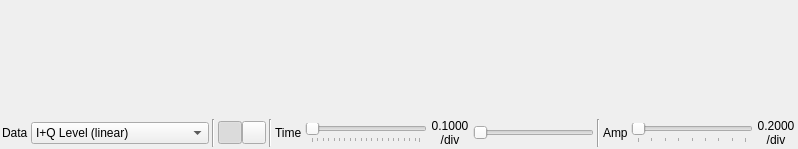
<?xml version="1.0" encoding="UTF-8"?>
<ui version="4.0">
 <class>ScopeWindow</class>
 <widget class="QWidget" name="ScopeWindow">
  <property name="geometry">
   <rect>
    <x>0</x>
    <y>0</y>
    <width>798</width>
    <height>149</height>
   </rect>
  </property>
  <property name="windowTitle">
   <string>Oscilloscope</string>
  </property>
  <layout class="QVBoxLayout" name="verticalLayout">
   <property name="spacing">
    <number>3</number>
   </property>
   <property name="margin">
    <number>0</number>
   </property>
   <item>
    <widget class="GLScope" name="scope" native="true">
     <property name="sizePolicy">
      <sizepolicy hsizetype="Expanding" vsizetype="Expanding">
       <horstretch>0</horstretch>
       <verstretch>0</verstretch>
      </sizepolicy>
     </property>
     <property name="minimumSize">
      <size>
       <width>32</width>
       <height>32</height>
      </size>
     </property>
    </widget>
   </item>
   <item>
    <layout class="QHBoxLayout" name="horizontalLayout">
     <property name="spacing">
      <number>3</number>
     </property>
     <property name="margin">
      <number>2</number>
     </property>
     <item>
      <widget class="QLabel" name="label">
       <property name="text">
        <string>Data</string>
       </property>
      </widget>
     </item>
     <item>
      <widget class="QComboBox" name="displayMode">
       <property name="sizePolicy">
        <sizepolicy hsizetype="Minimum" vsizetype="Fixed">
         <horstretch>0</horstretch>
         <verstretch>0</verstretch>
        </sizepolicy>
       </property>
       <property name="sizeAdjustPolicy">
        <enum>QComboBox::AdjustToContentsOnFirstShow</enum>
       </property>
       <item>
        <property name="text">
         <string>I+Q Level (linear)</string>
        </property>
       </item>
       <item>
        <property name="text">
         <string>Magnitude (linear) + Phase</string>
        </property>
       </item>
       <item>
        <property name="text">
         <string>Magnitude (dB) + Phase</string>
        </property>
       </item>
       <item>
        <property name="text">
         <string>Derived 1st + 2nd order</string>
        </property>
       </item>
       <item>
        <property name="text">
         <string>Cyclostationary</string>
        </property>
       </item>
      </widget>
     </item>
     <item>
      <widget class="Line" name="line">
       <property name="orientation">
        <enum>Qt::Vertical</enum>
       </property>
      </widget>
     </item>
     <item>
      <layout class="QHBoxLayout" name="horizontalLayout_2">
       <property name="spacing">
        <number>0</number>
       </property>
       <item>
        <widget class="QToolButton" name="horizView">
         <property name="toolTip">
          <string>Horizontal display arrangement</string>
         </property>
         <property name="text">
          <string/>
         </property>
         <!-- <property name="icon">
          <iconset resource="../resources/res.qrc">
           <normaloff>:/horizontal.png</normaloff>:/horizontal.png</iconset>
         </property> -->
         <property name="iconSize">
          <size>
           <width>16</width>
           <height>16</height>
          </size>
         </property>
         <property name="checkable">
          <bool>true</bool>
         </property>
         <property name="checked">
          <bool>true</bool>
         </property>
        </widget>
       </item>
       <item>
        <widget class="QToolButton" name="vertView">
         <property name="toolTip">
          <string>Vertical display arrangement</string>
         </property>
         <property name="text">
          <string/>
         </property>
         <!-- <property name="icon">
          <iconset resource="../resources/res.qrc">
           <normaloff>:/vertical.png</normaloff>:/vertical.png</iconset>
         </property> -->
         <property name="iconSize">
          <size>
           <width>16</width>
           <height>16</height>
          </size>
         </property>
         <property name="checkable">
          <bool>true</bool>
         </property>
        </widget>
       </item>
      </layout>
     </item>
     <item>
      <widget class="Line" name="line_3">
       <property name="orientation">
        <enum>Qt::Vertical</enum>
       </property>
      </widget>
     </item>
     <item>
      <widget class="QLabel" name="label_2">
       <property name="text">
        <string>Time</string>
       </property>
      </widget>
     </item>
     <item>
      <widget class="QSlider" name="time">
       <property name="sizePolicy">
        <sizepolicy hsizetype="MinimumExpanding" vsizetype="Fixed">
         <horstretch>0</horstretch>
         <verstretch>0</verstretch>
        </sizepolicy>
       </property>
       <property name="minimum">
        <number>1</number>
       </property>
       <property name="maximum">
        <number>100</number>
       </property>
       <property name="pageStep">
        <number>5</number>
       </property>
       <property name="orientation">
        <enum>Qt::Horizontal</enum>
       </property>
       <property name="tickPosition">
        <enum>QSlider::TicksBelow</enum>
       </property>
       <property name="tickInterval">
        <number>5</number>
       </property>
      </widget>
     </item>
     <item>
      <widget class="QLabel" name="timeText">
       <property name="minimumSize">
        <size>
         <width>40</width>
         <height>0</height>
        </size>
       </property>
       <property name="text">
        <string>0.1000
/div</string>
       </property>
       <property name="alignment">
        <set>Qt::AlignCenter</set>
       </property>
      </widget>
     </item>
     <item>
      <widget class="QSlider" name="timeOfs">
       <property name="sizePolicy">
        <sizepolicy hsizetype="MinimumExpanding" vsizetype="Fixed">
         <horstretch>0</horstretch>
         <verstretch>0</verstretch>
        </sizepolicy>
       </property>
       <property name="minimum">
        <number>0</number>
       </property>
       <property name="maximum">
        <number>1000</number>
       </property>
       <property name="pageStep">
        <number>10</number>
       </property>
       <property name="orientation">
        <enum>Qt::Horizontal</enum>
       </property>
       <property name="tickPosition">
        <enum>QSlider::NoTicks</enum>
       </property>
       <property name="tickInterval">
        <number>50</number>
       </property>
      </widget>
     </item>
     <item>
      <widget class="Line" name="line_2">
       <property name="orientation">
        <enum>Qt::Vertical</enum>
       </property>
      </widget>
     </item>
     <item>
      <widget class="QLabel" name="label_4">
       <property name="text">
        <string>Amp</string>
       </property>
      </widget>
     </item>
     <item>
      <widget class="QSlider" name="amp">
       <property name="sizePolicy">
        <sizepolicy hsizetype="MinimumExpanding" vsizetype="Fixed">
         <horstretch>0</horstretch>
         <verstretch>0</verstretch>
        </sizepolicy>
       </property>
       <property name="minimum">
        <number>0</number>
       </property>
       <property name="maximum">
        <number>8</number>
       </property>
       <property name="pageStep">
        <number>1</number>
       </property>
       <property name="value">
        <number>0</number>
       </property>
       <property name="orientation">
        <enum>Qt::Horizontal</enum>
       </property>
       <property name="tickPosition">
        <enum>QSlider::TicksBelow</enum>
       </property>
       <property name="tickInterval">
        <number>1</number>
       </property>
      </widget>
     </item>
     <item>
      <widget class="QLabel" name="ampText">
       <property name="minimumSize">
        <size>
         <width>40</width>
         <height>0</height>
        </size>
       </property>
       <property name="text">
        <string>0.2000
/div</string>
       </property>
       <property name="alignment">
        <set>Qt::AlignCenter</set>
       </property>
      </widget>
     </item>
    </layout>
   </item>
  </layout>
 </widget>
 <customwidgets>
  <customwidget>
   <class>GLScope</class>
   <extends>QWidget</extends>
   <header>gui/glscope.h</header>
   <container>1</container>
  </customwidget>
 </customwidgets>
 <resources>
  <include location="../resources/res.qrc"/>
 </resources>
 <connections/>
</ui>
